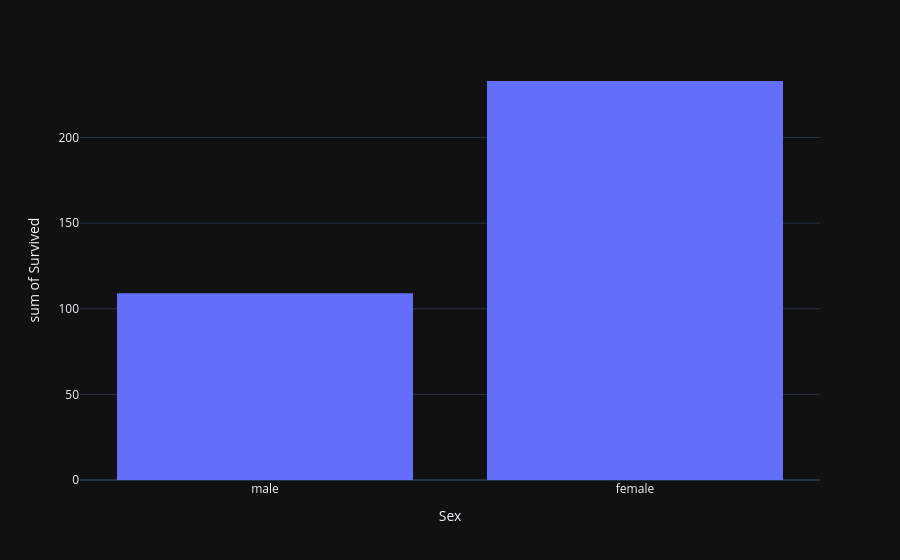

Here is the notebook cell this chart was saved with:
### Code cell
train.plot(kind='hist', y='Survived', x='Sex')

### Figure 1 — Plotly figure (JSON) as saved in the notebook; plotly's stock layout.template omitted (floating-point values rounded to 4 significant figures; data arrays with more than 128 entries replaced by an {"elided": "..."} marker saying what was removed)
{"data": [{"bingroup": "x", "histfunc": "sum", "hovertemplate": "Sex=%{x}<br>sum of Survived=%{y}<extra></extra>", "legendgroup": "", "marker": {"color": "#636efa", "pattern": {"shape": ""}}, "name": "", "orientation": "v", "showlegend": false, "x": {"elided": "891 str values"}, "xaxis": "x", "y": {"elided": "891 int values"}, "yaxis": "y", "type": "histogram"}], "layout": {"xaxis": {"anchor": "y", "domain": [0.0, 1.0], "title": {"text": "Sex"}}, "yaxis": {"anchor": "x", "domain": [0.0, 1.0], "title": {"text": "sum of Survived"}}, "legend": {"tracegroupgap": 0}, "margin": {"t": 60}, "barmode": "relative"}}
